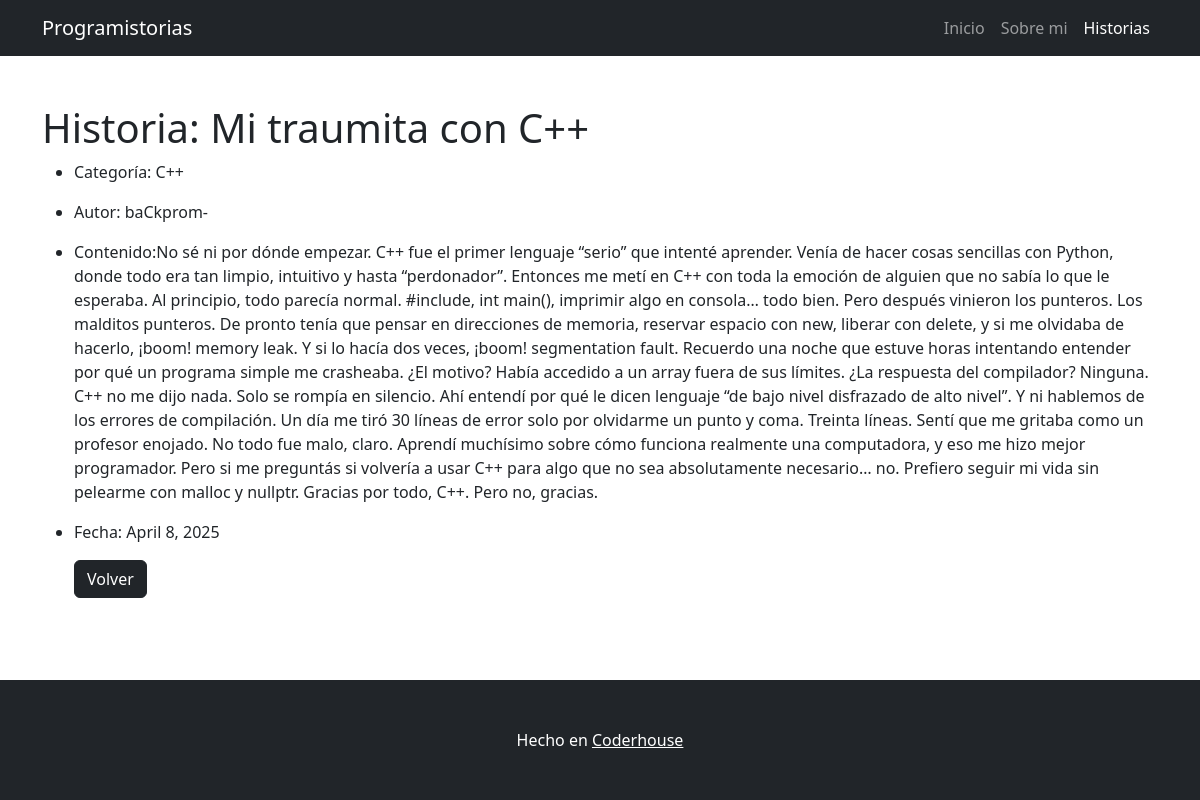
The app's page /historia/detail/5 with its own data.
### historia/models.py (models this page shows, shortened)
class historia(models.Model):
    categoria = models.ForeignKey(Categoria, on_delete=models.PROTECT, null=True, blank=True)
    nombre = models.CharField(max_length=100, unique=True)
    contenido = models.TextField(null=True, blank=True)
    fecha =  fecha = models.DateField(default=datetime.date.today)
    autor=models.CharField(max_length=100, null=True, blank=True)
    class Meta:
        unique_together = ("categoria", "nombre")

class Categoria(models.Model):
    nombre = models.CharField(max_length=100, unique=True)
    def __str__(self) -> str:
        return self.nombre

### historia/views.py (the view)
# urls.py: path("historia/detail/<int:pk>", views.HistoriaDetailView.as_view(), name="historiadetail"),
class HistoriaDetailView(DetailView):
    model = models.historia
    template_name = "historia/historia_detail.html"
    success_url = reverse_lazy("historia_list")

### historia/templates/historia/historia_detail.html (shortened to what this page needs)
{% extends 'core/base.html' %}
{% block content %}
    <h1>Historia: {{object.nombre}} </h1>
    <ul>
        <li class="mb-3">Categoría: {{ object.categoria }}</li>
        <li class="mb-3">Autor: {{ object.autor }}</li>
        <li class="mb-3">Contenido:{{ object.contenido }}</li>
        <li class="mb-3">Fecha: {{object.fecha}} </li>
    <a href="http://127.0.0.1:8000/historia/historia/list/" class="btn btn-dark">Volver</a>
{% endblock content %}

### core/templates/core/base.html (style rules this page uses)
html, body { height: 100%; margin: 0; display: flex; flex-direction: column; }

### records on screen
historia: nombre "Mi traumita con C++", categoria "C++", autor "baCkprom-", contenido "No sé ni por dónde empezar. C++ fue el primer lenguaje “serio” que intenté aprender. Venía de hacer cosas sencillas con Python, donde todo era tan limpio, intuitivo y hasta “perdonador”. Entonces me metí en C++ con toda la emoción de alguien que no sabía lo que le esperaba. Al principio, todo parecía normal. #include, int main(), imprimir algo en consola… todo bien. Pero después vinieron los punteros. Los malditos punteros. De pronto tenía que pensar en direcciones de memoria, reservar espacio con new, liberar con delete, y si me olvidaba de hacerlo, ¡boom! memory leak. Y si lo hacía dos veces, ¡boom! segmentation fault. Recuerdo una noche que estuve horas intentando entender por qué un…", fecha "April 8, 2025"
